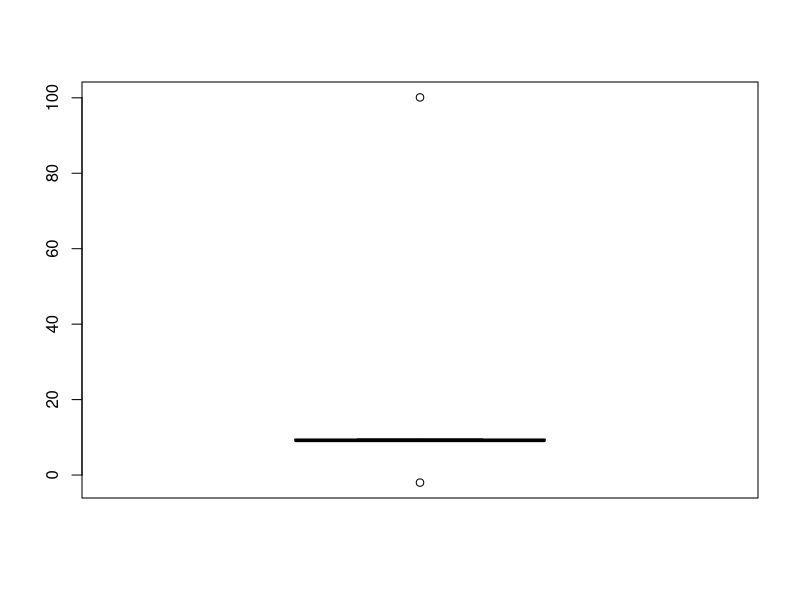

Source code (R):
# Write a R script to handle the following errors and apply the following data preprocessing over
# student.csv (Fields in student.csv file : stud-name,usn,address,dept,cgpa)
# a. Remove numbers in names col
# b. Remove special char in names col
# c. In cgpa , if NA is there fill it(avg)
# d. Handle outliers in cgpa
# e. Handle impossible values in CGPA for stud data set(handle percentage in cgpa)
# f. Redundant Whitespace deletion in stud name
# g. Fixing capital letter mismatches in stud name

library(tools)

df <- data.frame(
  name = c("R@aMe$sh", "          Sures$h ", "123H1itesh", "Umesh", "gAnesh", "Vignesh", "Ritesh"),
  usn = c(101, 102, 103, 104, 105, 106, 107),
  address = c("Blr", "Blr", "Mys", "Blr", "Blr", "Blr", "Mys"),
  dept = c("CSE","CSE","CSE","CSE","CSE","CSE","CSE"),
  cgpa = c(9.04, 9.56, NA, 100.10, -2.0, "90%", 9.25)
)
df

# a, b, f, g
df$name <- gsub('[[:digit:]]', '', df$name)
df$name <- gsub('[[:punct:]]', '', df$name)
df$name <- gsub('\\s+', '', df$name)
df$name <- toTitleCase(tolower(df$name))

# e
df$cgpa <- as.character(df$cgpa)
df$cgpa <- ifelse(grepl('%', df$cgpa), as.numeric(gsub('%', '', df$cgpa))/10, as.numeric(df$cgpa))

# d
df <- df[!(df$cgpa %in% boxplot(df$cgpa)$out),]
df

# c
df$cgpa[is.na(df$cgpa)] <- mean(df$cgpa, na.rm = TRUE)

df

